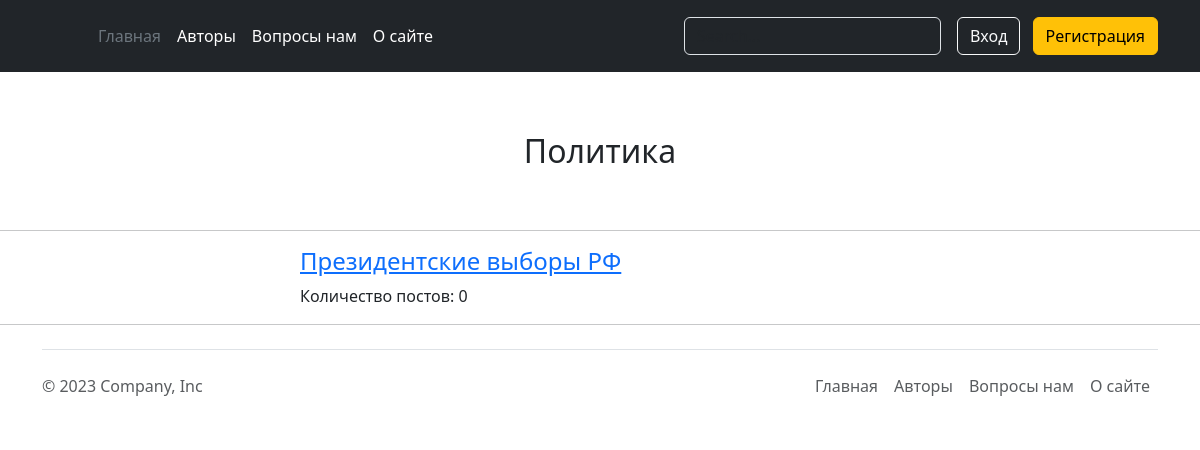
Page /category/politika/ on the committed database.
### main/models.py (models this page shows, shortened)
class BlogCategory(models.Model):
    category_name = models.CharField(max_length=255, unique=True)
    slug = models.SlugField(max_length=255, unique=True)
    category_photo = models.ImageField(blank=True)
    class Meta:
        verbose_name = _('Категория')
        verbose_name_plural = _('Категории')
        ordering = ('category_name', )
    def __str__(self):
        return self.category_name

class SubCategory(models.Model):
    category = models.ForeignKey(BlogCategory, on_delete=models.CASCADE)
    sub_category_name = models.CharField(max_length=255)
    slug = models.SlugField(max_length=255)
    def __str__(self):
        return self.sub_category_name
    class Meta:
        verbose_name = _('Подкатегория')
        verbose_name_plural = _('Подкатегории')
        ordering = ('-sub_category_name', )
    def get_absolute_url(self):
        return reverse("main:subcategory_post",  args=[self.slug])

### main/views.py (the view)
# urls.py: path('category/<slug:slug>/', cache_page(60 * 15)(views.category_detail), name='category'),
def category_detail(request, slug):
    category = get_object_or_404(BlogCategory, slug=slug)  # Category
    last_post = Post.objects.filter(category=OuterRef('pk')).order_by('-created_at')
    subcategories = SubCategory.objects.filter(category=category.id).annotate(last_post=Max('post__created_at'),
                                                                              num_posts=Count(
                                                                                  'post__author__user_name'),
                                                                              post_text=Subquery(
                                                                                  last_post.values('title')[:1]),
                                                                              post_author=Subquery(
                                                                                  last_post.values('author__user_name')[
                                                                                  :1])
                                                                              ).select_related('category')
    context = {'category': category, 'subcategories': subcategories, 'title': category}
    return render(request, 'main/category.html', context=context)

### main/templates/main/category.html (shortened to what this page needs)
{% extends 'main/base.html' %}
{% load static %}
{% block content %}
<link rel="stylesheet" href="{% static 'main/css/subcat_styles.css' %}">
<h2 class="category_headline">{{ category.category_name }}</h2>
{% for subcategory in subcategories %}
<hr>
<div class="subforum-section">
    <div class="subforum-description subforum-column">
        <h4><a href="{{ subcategory.get_absolute_url }}">{{ subcategory }}</a></h4>
    </div>
    <div class="subforum-stats subforum-column center">
        <span>Количество постов: {{ subcategory.num_posts }}</span>
    </div>
</div>
<hr>
{% endfor %}
{% endblock %}

### main/static/main/css/subcat_styles.css (style rules this page uses)
.category_headline { align-items: center; display: flex; justify-content: center; margin-top: 5%; margin-bottom: 5%; }
.subforum-section { margin: auto; width: 50%; }

### rows in the picture
BlogCategory: category_name "Политика"
SubCategory: sub_category_name "Президентские выборы РФ", num_posts "0"
